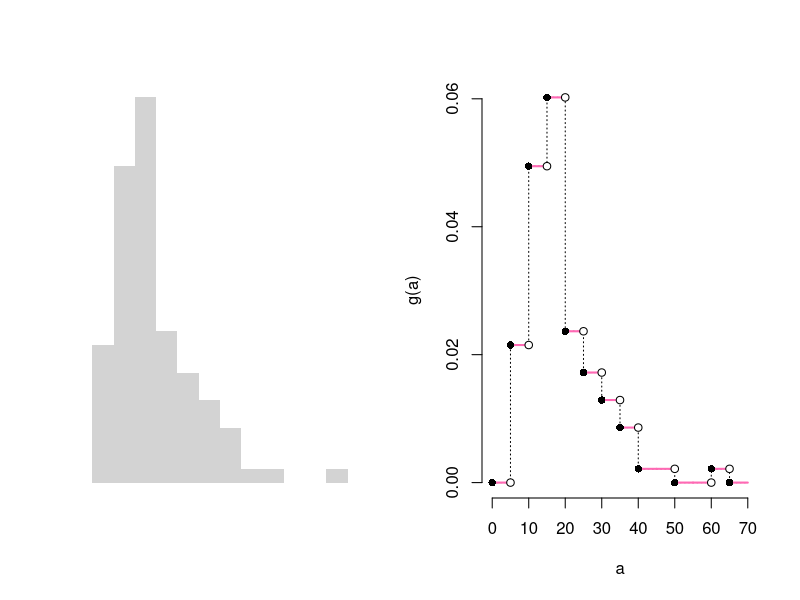
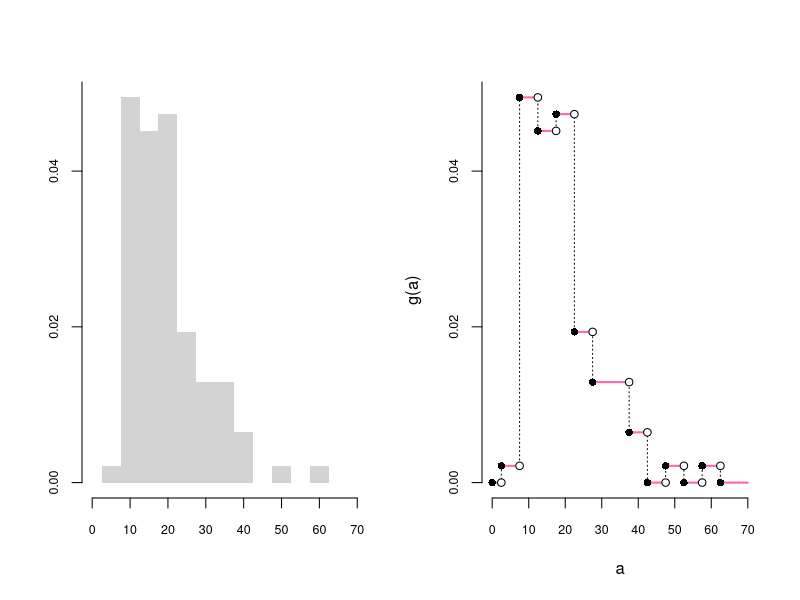

These figures' R source, in order:
#Minglu Ma
#Dhatri Chennavajula
#Navid Morshed
#SEC 2, HW6, Group F
library(MASS)
data("Cars93", package="MASS")

#################Figure 1  ####################################
# get histogram parameters

pdf("ps06p2.pdf")
par(mfrow=c(1,2))
g <- hist(Cars93$Price, freq = FALSE, right = FALSE,axes = FALSE,lty=0, 
          main=NULL, ann=FALSE)

# grab the breaks and density parameters from the histogram
xval <- g$breaks
yval <- g$density

#add the lower and upper bounds
x <- c(0, xval, 70)
y <- c(0,yval,0,0)

#plot the x and y points and draw the axis
plot(x,y,type="s",axes = FALSE,ann=FALSE,lty=3)
axis(side = 1, at = seq.int(0, 70, by = 10))
axis(2, at = c(0,0.02,0.04,0.06))
title(xlab = "a", ylab = "g(a)")

# add horizontal line segments
segments(x[-length(x)],y[-length(y)],x[-1],y[-length(y)],col = "hotpink", lwd = 2 )

# add points
points(x[c(-10,-12,-15)], y[c(-10,-12,-15)], pch = 16)
points(xval[c(-9,-11)], y[c(-9,-11,-14,-15)], pch = 21, bg = "white")



#################Figure 2  ####################################

g2 <- hist(Cars93$Price,  freq=FALSE,right = FALSE,axes=FALSE,main = NULL,
          lty=0, ann=FALSE, breaks = c(0, seq.int(2.5, 70, by = 5)))

axis(side = 1, at = seq.int(0, 70, by = 10),cex.axis=0.75)
axis(side = 2, at = seq.int(0, 0.06, by = 0.02),cex.axis=0.75)

# Add the upper and lower limits/bounds
xval2 <- g2$breaks 
x2 <- c(xval2, 70)
yval2 <- g2$density
y2 <- c(yval2, 0,0)

exp#plot the x and y points and draw the axis
plot(x2,y2,type="s",axes = FALSE,ann=FALSE,lty=3)
axis(side = 1, at = seq.int(0, 70, by = 10),cex.axis=0.75)
axis(2, at = c(0,0.02,0.04,0.06),cex.axis=0.75)
title(xlab = "a", ylab = "g(a)")

# add horizontal line segments
segments(x2[-length(x2)], y2[-length(x2)],
         x2[-1], y2[-length(x2)], 
         col = "hotpink", lwd = 2)


# add points
points(x2[c(-8, -15, -16)], y2[c(-8, -15,-16)], pch = 16)
points(x2[c(-1, -8, -15, -16)], y2[c(-8, -14, -15,-16)], pch = 21, bg = "white")
dev.off()
